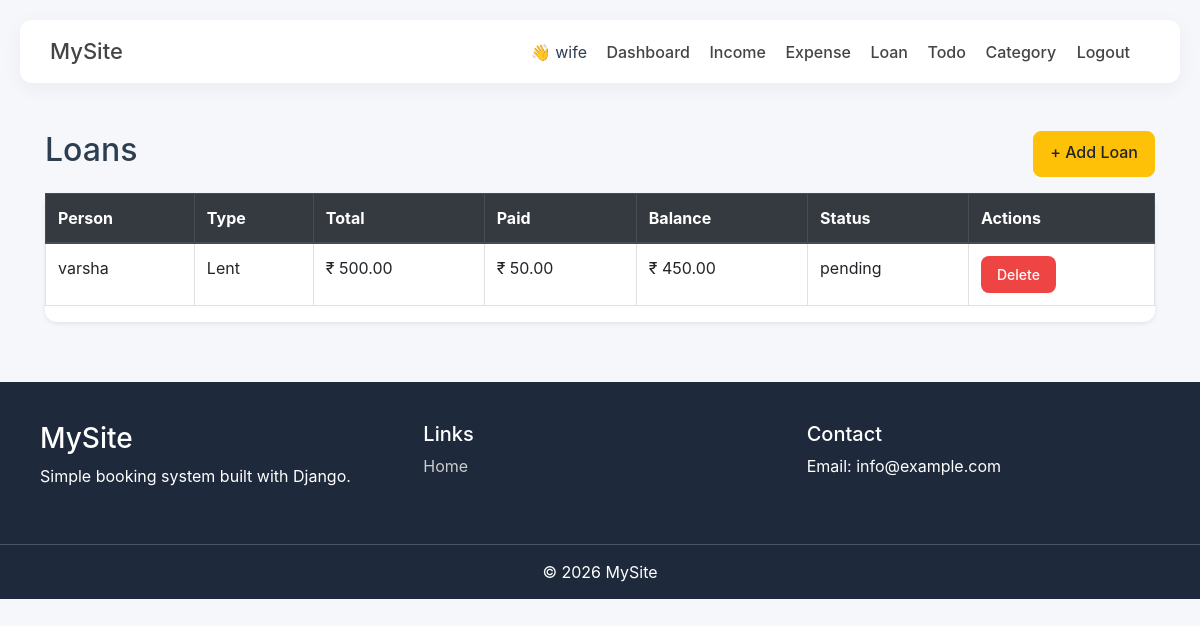
The page /loan/ (signed in) on the database its author committed.
### xeon/models.py (models this page shows, shortened)
class BaseModel(models.Model):
    created_at = models.DateTimeField(auto_now_add=True)
    updated_at = models.DateTimeField(auto_now=True)
    class Meta:
        abstract = True

class Loan(BaseModel):
    LOAN_TYPE = (
        ('borrowed', 'Borrowed'),   # You took money
        ('lent', 'Lent'),           # You gave money
    )
    STATUS = (
        ('pending', 'Pending'),
        ('partial', 'Partially Paid'),
        ('completed', 'Completed'),
    )
    user = models.ForeignKey(User, on_delete=models.CASCADE)
    person_name = models.CharField(max_length=255)
    loan_type = models.CharField(max_length=10, choices=LOAN_TYPE)
    total_amount = models.DecimalField(max_digits=10, decimal_places=2)
    paid_amount = models.DecimalField(max_digits=10, decimal_places=2, default=0)
    due_date = models.DateField(blank=True, null=True)
    status = models.CharField(max_length=10, choices=STATUS, default='pending')
    note = models.TextField(blank=True, null=True)
    def balance(self):
        return self.total_amount - self.paid_amount

### xeon/views.py (the view)
# urls.py: path('loan/', loan_list, name='loan_list'),
@login_required
def loan_list(request):
    loans = Loan.objects.filter(user=request.user).order_by('-created_at')
    return render(request, 'xeon/loan.html', {'loans': loans})

### xeon/templates/xeon/loan.html (shortened to what this page needs)
{% extends 'xeon/base.html' %}
{% block content %}
<div class="container mt-5">
    <div class="d-flex justify-content-between mb-3">
        <h2>Loans</h2>
        <a href="/loan/add/" class="btn btn-warning">+ Add Loan</a>
    </div>
    <div class="card shadow-sm">
        <table class="table table-bordered">
            <thead class="thead-dark">
                <tr>
                    <th>Person</th>
                    <th>Type</th>
                    <th>Total</th>
                    <th>Paid</th>
                    <th>Balance</th>
                    <th>Status</th>
                    <th>Actions</th>
                </tr>
            </thead>
            <tbody>
                {% for loan in loans %}
                <tr>
                    <td>{{ loan.person_name }}</td>
                    <td>{{ loan.get_loan_type_display }}</td>
                    <td>₹ {{ loan.total_amount }}</td>
                    <td>₹ {{ loan.paid_amount }}</td>
                    <td>₹ {{ loan.balance }}</td>
                    <td>{{ loan.status }}</td>
                    <td>
                        <form action="/loan/delete/{{ loan.id }}/" method="POST" style="display:inline;">
                            <button class="btn btn-sm btn-danger">Delete</button>
                        </form>
                    </td>
                </tr>
                {% empty %}
                <tr>
                    <td colspan="7" class="text-center">No loans found</td>
                </tr>
                {% endfor %}
            </tbody>
        </table>
    </div>
</div>
{% endblock %}

### xeon/templates/xeon/base.html (shortened to what this page needs)
{% load static %}
<!DOCTYPE html>
<html lang="en">
<head>
<link href="https://maxcdn.bootstrapcdn.com/bootstrap/4.5.2/css/bootstrap.min.css" rel="stylesheet">
<link rel="stylesheet" href="{% static 'css/style.css' %}">
</head>
<body>
<div class="navbar-custom">
    <div class="logo">
        <a href="/">MySite</a>
    </div>
    <div>
        {% if request.user.is_authenticated %}
            <span style="margin-right:15px;">
                👋 {{ request.user.username }}
            </span>
            <a href="/dashboard/" style="margin-right:15px;">Dashboard</a>
            <a href="/income/" style="margin-right:15px;">Income</a>
            <a href="/expense/" style="margin-right:15px;">Expense</a>
            <a href="/loan/" style="margin-right:15px;">Loan</a>
            <a href="/todo/" style="margin-right:15px;">Todo</a>
            <a href="/category/add/" class="mr-3">Category</a>
            <a href="/logout/">Logout</a>
        {% else %}
            <a href="/login/" style="margin-right:15px;">Login</a>
            <a href="/register/">Register</a>
        {% endif %}
    </div>
</div>
{% block content %}{% endblock %}
<footer>
    <div class="footer-container">
        <div>
            <h3>MySite</h3>
            <p>Simple booking system built with Django.</p>
        </div>
        <div class="footer-links">
            <h5>Links</h5>
            <a href="#">Home</a>
        </div>
        <div class="footer-links">
            <h5>Contact</h5>
            <p>Email: info@example.com</p>
        </div>
    </div>
    <div class="footer-bottom">
        © 2026 MySite
    </div>
</footer>
</body>
</html>

### xeon/static/css/style.css (style rules this page uses)
* { margin: 0; padding: 0; box-sizing: border-box; }
body { font-family: 'Inter', sans-serif; background: #f5f7fb; color: #2c3e50; }
.navbar-custom { display: flex; justify-content: space-between; align-items: center; padding: 15px 30px; background: #ffffff; border-radius: 12px; margin: 20px; box-shadow: 0 5px 20px rgba(0,0,0,0.05); }
.logo { font-size: 22px; font-weight: bold; color: #4f46e5; }
.navbar-custom a { color: #444; margin-right: 20px; text-decoration: none; font-weight: 500; }
.card { border: none; border-radius: 12px; background: #ffffff; box-shadow: 0 5px 20px rgba(0,0,0,0.05); transition: 0.3s; }
.table { background: #fff; }
.table thead { background: #f1f3f9; }
.btn { border-radius: 8px; padding: 8px 16px; font-weight: 500; }
.btn-danger { background: #ef4444; border: none; }
footer { margin-top: 60px; background: #1e293b; color: white; }
.footer-container { display: grid; grid-template-columns: repeat(auto-fit, minmax(200px, 1fr)); gap: 30px; padding: 40px; }
.footer-links a { color: #ccc; display: block; margin-top: 8px; text-decoration: none; }
.footer-bottom { text-align: center; padding: 15px; border-top: 1px solid rgba(255,255,255,0.2); }

### rows shown on the page
Loan: person_name "varsha", loan_type "Lent", total_amount "500.00", paid_amount "50.00", balance "450.00", status "pending"

### other values the page prints
{{ request.user.username }} "wife"
